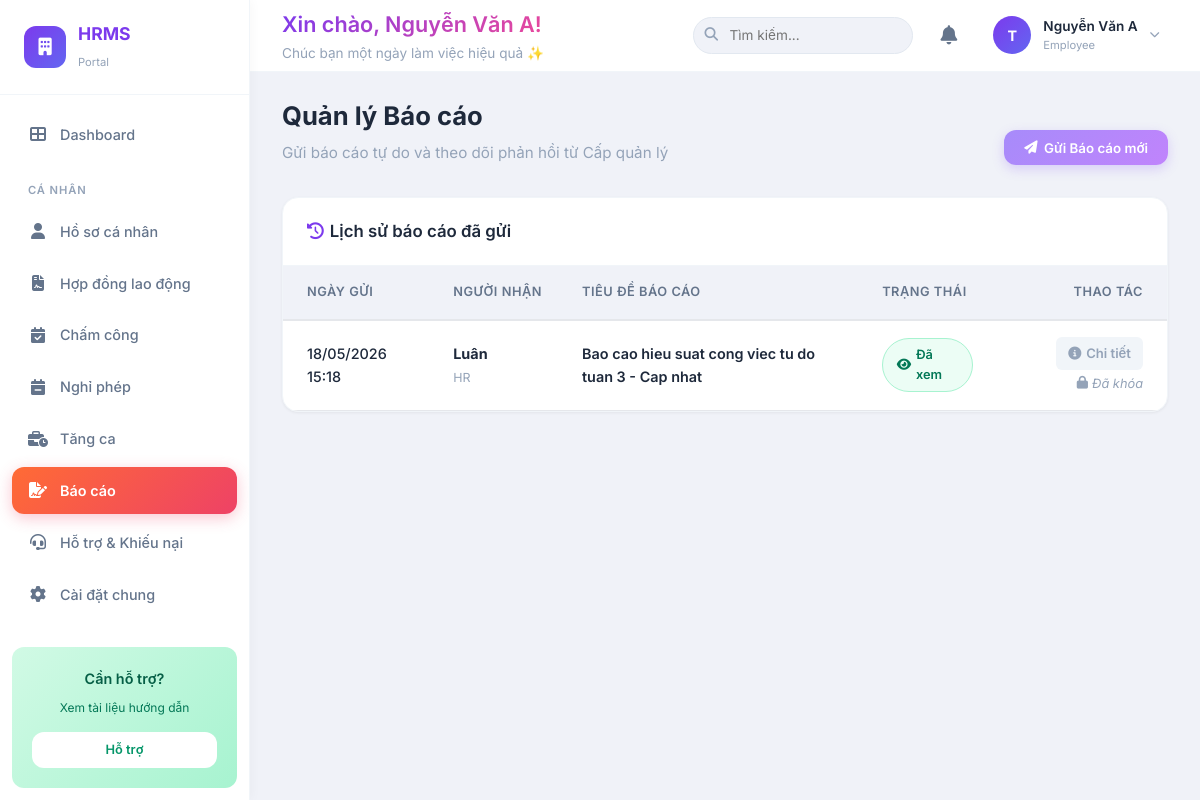
/reports/ (signed in), run on the app's committed database.
### accounts/models/account_model.py (models this page shows, shortened)
class UserProfile(models.Model):
    user = models.OneToOneField(
        User,
        on_delete=models.CASCADE,
        related_name="profile",
        help_text="Django user that owns this profile.",
    )
    role = models.ForeignKey(
        Role,
        on_delete=models.SET_NULL,
        null=True,
        blank=True,
        related_name="users",
        help_text="System role used for interface and access control.",
    )
    permissions = models.ManyToManyField(
        CustomPermission,
        blank=True,
        related_name="users",
        help_text="Custom permissions assigned independently from role.",
    )
    full_name = models.CharField(
        max_length=255,
        blank=True,
        null=True,
        default="",
        help_text="Full name from registration.",
    )
    employee_id = models.CharField(
        max_length=50,
        unique=True,
        help_text="Unique employee ID.",
    )
    @property
    def is_admin(self):
        if self.role and self.role.name == Role.ADMIN:
            return True
        return bool(self.user_id and self.user.is_superuser and not self.role)
    class Meta:
        ordering = ["user__username"]

### accounts/models/role_model.py (models this page shows, shortened)
class Role(models.Model):
    ADMIN = "admin"
    HR = "hr"
    MANAGER = "manager"
    LEADER = "leader"
    EMPLOYEE = "employee"
    ROLE_CHOICES = [
        (ADMIN, "Admin"),
        (HR, "HR"),
        (MANAGER, "Manager"),
        (LEADER, "Leader"),
        (EMPLOYEE, "Employee"),
    ]
    name = models.CharField(
        max_length=50,
        unique=True,
        choices=ROLE_CHOICES,
        help_text="Tên vai trò (VD: 'admin', 'manager').",
    )
    description = models.TextField(
        blank=True,
        default="",
        help_text="Mô tả vai trò này làm gì.",
    )
    class Meta:
        ordering = ["name"]

### reports_interactions/models/report_model.py (models this page shows, shortened)
class Report(models.Model):
    SUBMITTED = 'submitted'
    NEEDS_UPDATE = 'needs_update'
    ACKNOWLEDGED = 'acknowledged'
    STATUS_CHOICES = [
        (SUBMITTED, 'Đã gửi'),
        (NEEDS_UPDATE, 'Yêu cầu cập nhật'),
        (ACKNOWLEDGED, 'Đã tiếp nhận'),
    ]
    author = models.ForeignKey(
        User,
        on_delete=models.CASCADE,
        related_name='reports_sent',
        help_text="Người gửi báo cáo.",
    )
    recipient = models.ForeignKey(
        User,
        on_delete=models.CASCADE,
        related_name='reports_received',
        help_text="Quản lý nhận báo cáo.",
        null=True,
        blank=True,
    )
    title = models.CharField(
        max_length=255,
        help_text="Tiêu đề báo cáo.",
    )
    content = models.TextField(
        help_text="Nội dung báo cáo.",
    )
    file_attachment = models.FileField(
        upload_to='report_attachments/',
        null=True,
        blank=True,
        help_text="Tài liệu/file đính kèm.",
    )
    is_viewed = models.BooleanField(
        default=False,
        help_text="Trạng thái đã xem của cấp quản lý.",
    )
    viewed_at = models.DateTimeField(
        null=True,
        blank=True,
        help_text="Thời điểm quản lý xem báo cáo.",
    )
    status = models.CharField(
        max_length=20, choices=STATUS_CHOICES, default=SUBMITTED,
        help_text='Trạng thái nghiệp vụ của báo cáo.',
    )
    manager_note = models.TextField(
        blank=True, default='',
        help_text='Phản hồi/chỉ đạo của quản lý.',
    )
    created_at = models.DateTimeField(auto_now_add=True)
    updated_at = models.DateTimeField(auto_now=True)
    @property
    def can_edit_or_delete(self):
        return self.status != self.ACKNOWLEDGED
    class Meta:
        ordering = ['-created_at']
        verbose_name = 'Báo cáo'
        verbose_name_plural = 'Báo cáo'

### reports_interactions/views/__init__.py (the view, shortened to what this page needs)
# urls.py: path('reports/', report_view, name='reports'),
@login_required
@deny_admin
def report_view(request):
    ensure_profile(request.user)
    reports = Report.objects.filter(author=request.user).select_related('recipient').order_by('-created_at')
    form = ReportForm(user=request.user)
    return render(request, 'reports_interactions/report.html', {
        'active_page': 'reports',
        'is_manager': can_manage_requests(request.user),
        'reports': reports,
        'form': form,
    })

### reports_interactions/templates/reports_interactions/report.html (shortened to what this page needs)
{% extends 'accounts/base_dashboard.html' %}
{% load static %}
{% block content %}
<div class="animate-fade">
    <div style="display:flex; justify-content:space-between; align-items:flex-end; margin-bottom: 2rem;">
        <div>
            <h2 style="font-size:1.6rem; font-weight:700; color:var(--text-main); margin-bottom:0.25rem;">Quản lý Báo cáo</h2>
            <p style="color:var(--text-muted); font-size:0.95rem;">Gửi báo cáo tự do và theo dõi phản hồi từ Cấp quản lý</p>
        </div>
        <div style="display: flex; gap: 1rem;">
            <button class="btn-create" onclick="openCreateModal()">
                <i class="fa-solid fa-paper-plane"></i> Gửi Báo cáo mới
            </button>
        </div>
    </div>
    <div class="card">
        <div class="card-header">
            <h3 style="margin:0;"><i class="fa-solid fa-clock-rotate-left" style="color:var(--primary); margin-right:6px;"></i>Lịch sử báo cáo đã gửi</h3>
        </div>
        <div class="card-body" style="padding: 0;">
            {% if reports %}
            <div class="table-wrapper" style="border: none; border-radius: 0;">
                <table class="data-table" style="width: 100%; border-collapse: collapse;">
                    <thead>
                        <tr style="border-bottom: 2px solid #e5e7eb; text-align: left; background: #f8fafc;">
                            <th style="padding: 1rem 1.5rem;">NGÀY GỬI</th>
                            <th style="padding: 1rem 1.25rem;">NGƯỜI NHẬN</th>
                            <th style="padding: 1rem 1.25rem;">TIÊU ĐỀ BÁO CÁO</th>
                            <th style="padding: 1rem 1.25rem;">TRẠNG THÁI</th>
                            <th style="padding: 1rem 1.5rem; text-align: right;">THAO TÁC</th>
                        </tr>
                    </thead>
                    <tbody>
                        {% for r in reports %}
                        <tr style="border-bottom: 1px solid #e5e7eb; vertical-align: middle;">
                            <td style="padding: 1rem 1.5rem; font-weight: 500;">
                                {{ r.created_at|date:"d/m/Y H:i" }}
                            </td>
                            <td style="padding: 1rem 1.25rem;">
                                <strong>{{ r.recipient.profile.full_name|default:r.recipient.username }}</strong><br>
                                <span style="font-size:0.78rem; color:var(--text-muted);">{{ r.recipient.profile.role.get_name_display|default:"Quản lý" }}</span>
                            </td>
                            <td style="padding: 1rem 1.25rem; font-weight: 600; color: var(--text-primary);">
                                {{ r.title }}
                            </td>
                            <td style="padding: 1rem 1.25rem;">
                                {% if r.is_viewed %}
                                <span class="badge-status badge-viewed">
                                    <i class="fa-solid fa-eye"></i> Đã xem
                                </span>
                                {% else %}
                                <span class="badge-status badge-pending">
                                    <i class="fa-solid fa-paper-plane"></i> Chờ xem
                                </span>
                                {% endif %}
                            </td>
                            <td style="padding: 1rem 1.5rem; text-align: right;">
                                <a href="{% url 'report_detail' r.id %}" class="btn-action btn-action-view">
                                    <i class="fa-solid fa-circle-info"></i> Chi tiết
                                </a>
                                {% if r.can_edit_or_delete %}
                                <button class="btn-action btn-action-edit" onclick="openEditModal({{ r.id }}, '{{ r.title|escapejs }}', '{{ r.content|escapejs }}', {{ r.recipient.id }}, '{{ r.filename|escapejs }}')">
                                    <i class="fa-solid fa-pen-to-square"></i> Sửa
                                </button>
                                <button class="btn-action btn-action-delete" onclick="openDeleteModal({{ r.id }}, '{{ r.title|escapejs }}')">
                                    <i class="fa-solid fa-trash"></i> Xóa
                                </button>
                                {% else %}
                                <span style="font-size:0.8rem; color:var(--text-muted); margin-left:0.5rem; font-style:italic; display:inline-flex; align-items:center; gap:0.25rem;">
                                    <i class="fa-solid fa-lock"></i> Đã khóa
                                </span>
                                {% endif %}
                            </td>
                        </tr>
                        {% endfor %}
                    </tbody>
                </table>
            </div>
            {% else %}
            <div style="text-align: center; padding: 4rem 1.5rem; color: var(--text-muted);">
                <i class="fa-solid fa-folder-open" style="font-size: 2.5rem; opacity: 0.35; margin-bottom: 0.75rem; display: block;"></i>
                <p style="font-size: 0.95rem;">Bạn chưa gửi báo cáo nào.</p>
            </div>
            {% endif %}
        </div>
    </div>
</div>
{% endblock %}

### accounts/templates/accounts/base_dashboard.html (shortened to what this page needs)
{% load static %}
<!DOCTYPE html>
<html lang="vi">
<head>
    <link rel="stylesheet" href="https://cdnjs.cloudflare.com/ajax/libs/font-awesome/6.5.1/css/all.min.css">
    <link rel="stylesheet" href="{% static 'accounts/css/style.css' %}">
</head>
<body>
    <div class="app-wrapper">
        <aside class="sidebar" id="sidebar">
            <div class="sidebar-header">
                <div class="sidebar-logo">
                    <div class="logo-icon">
                        <i class="fa-solid fa-building"></i>
                    </div>
                    <div class="logo-text">
                        <span class="logo-name">HRMS</span>
                        <span class="logo-sub">Portal</span>
                    </div>
                </div>
            </div>
            <nav class="sidebar-nav">
                <a href="{% url 'dashboard' %}"
                   class="nav-item {% if active_page == 'dashboard' %}active{% endif %}">
                    <i class="fa-solid fa-th-large"></i>
                    <span>Dashboard</span>
                </a>
                {% if not request.user.profile.is_admin %}
                <div class="nav-section-title">Cá nhân</div>
                <a href="{% url 'profile' %}"
                   class="nav-item {% if active_page == 'profile' %}active{% endif %}">
                    <i class="fa-solid fa-user"></i>
                    <span>Hồ sơ cá nhân</span>
                </a>
                <a href="{% url 'contract' %}" class="nav-item {% if active_page == 'contract' %}active{% endif %}">
                    <i class="fa-solid fa-file-contract"></i>
                    <span>Hợp đồng lao động</span>
                </a>
                <a href="{% url 'attendance' %}" class="nav-item {% if active_page == 'attendance' %}active{% endif %}">
                    <i class="fa-solid fa-calendar-check"></i>
                    <span>Chấm công</span>
                </a>
                <a href="{% url 'leave' %}" class="nav-item {% if active_page == 'leave' %}active{% endif %}">
                    <i class="fa-solid fa-calendar-minus"></i>
                    <span>Nghỉ phép</span>
                </a>
                <a href="{% url 'overtime' %}" class="nav-item {% if active_page == 'overtime' %}active{% endif %}">
                    <i class="fa-solid fa-business-time"></i>
                    <span>Tăng ca</span>
                </a>
                <a href="{% url 'reports' %}" class="nav-item {% if active_page == 'reports' %}active{% endif %}">
                    <i class="fa-solid fa-file-signature"></i>
                    <span>Báo cáo</span>
                </a>
                {% endif %}
                <a href="{% url 'tickets' %}" class="nav-item {% if active_page == 'tickets' %}active{% endif %}">
                    <i class="fa-solid fa-headset"></i>
                    <span>Hỗ trợ & Khiếu nại</span>
                </a>
                <a href="{% url 'settings' %}" class="nav-item {% if active_page == 'settings' %}active{% endif %}">
                    <i class="fa-solid fa-gear"></i>
                    <span>Cài đặt chung</span>
                </a>
            </nav>
            <div class="sidebar-help">
                <p>Cần hỗ trợ?</p>
                <span>Xem tài liệu hướng dẫn</span>
                <a href="#" class="btn-support">Hỗ trợ</a>
            </div>
        </aside>
        <div class="main-area">
            <header class="topbar">
                <div class="topbar-left">
                    <div class="welcome-section">
                        <h2 class="text-gradient">
                            Xin chào, {{ request.user.profile.full_name|default:request.user.username }}!
                        </h2>
                        <p>Chúc bạn một ngày làm việc hiệu quả ✨</p>
                    </div>
                </div>
                <div class="topbar-right">
                    <div class="search-box">
                        <i class="fa-solid fa-search"></i>
                        <input type="text" placeholder="Tìm kiếm...">
                    </div>
                    <div class="notification-wrapper" style="position: relative;">
                        <button class="notification-btn" id="notificationBtn" style="background: none; border: none; cursor: pointer; position: relative;">
                            <i class="fa-solid fa-bell" style="font-size: 1.2rem; color: var(--text-secondary);"></i>
                        </button>
                    </div>
                    <div class="user-menu">
                        <div class="user-avatar">
                            {{ request.user.username|make_list|first|upper }}
                        </div>
                        <div class="user-info">
                            <span class="name">
                                {{ request.user.profile.full_name|default:request.user.username }}
                            </span>
                            <span class="role">
                                {% if request.user.profile.role %}
                                    {{ request.user.profile.role.get_name_display }}
                                {% else %}
                                    User
                                {% endif %}
                            </span>
                        </div>
                        <i class="fa-solid fa-chevron-down" style="font-size:0.65rem;color:var(--text-muted);"></i>
                    </div>
                </div>
            </header>
            <main class="content">
                {% block content %}{% endblock %}
            </main>
        </div>
    </div>
</body>
</html>

### data on the page
Report: created_at "18/05/2026 15:18", recipient.profile.full_name "Luân", recipient.profile.role.name "HR", title "Bao cao hieu suat cong viec tu do tuan 3 - Cap nhat", is_viewed True (drawn), status "Đã khóa"

### other printed values
{{ request.user.profile.full_name|default:request.user.username }} "Nguyễn Văn A"
{{ request.user.username|make_list|first|upper }} "T"
{{ request.user.profile.role.get_name_display }} "Employee"
